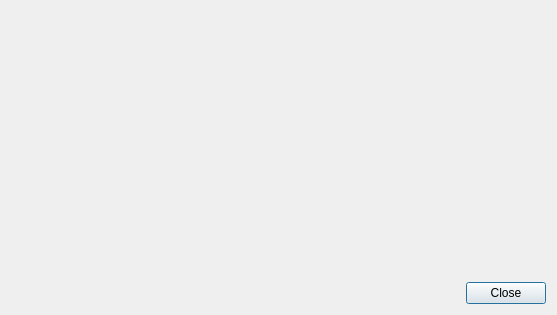
<?xml version="1.0" encoding="UTF-8"?>
<ui version="4.0">
 <class>DialogNFDScan</class>
 <widget class="QDialog" name="DialogNFDScan">
  <property name="windowModality">
   <enum>Qt::ApplicationModal</enum>
  </property>
  <property name="geometry">
   <rect>
    <x>0</x>
    <y>0</y>
    <width>557</width>
    <height>315</height>
   </rect>
  </property>
  <property name="windowTitle">
   <string>Scan</string>
  </property>
  <property name="modal">
   <bool>true</bool>
  </property>
  <layout class="QVBoxLayout" name="verticalLayout">
   <item>
    <widget class="NFDWidgetAdvanced" name="widgetResult" native="true">
     <property name="sizePolicy">
      <sizepolicy hsizetype="Preferred" vsizetype="Expanding">
       <horstretch>0</horstretch>
       <verstretch>0</verstretch>
      </sizepolicy>
     </property>
    </widget>
   </item>
   <item>
    <layout class="QHBoxLayout" name="horizontalLayout">
     <item>
      <spacer name="horizontalSpacer">
       <property name="orientation">
        <enum>Qt::Horizontal</enum>
       </property>
       <property name="sizeHint" stdset="0">
        <size>
         <width>40</width>
         <height>20</height>
        </size>
       </property>
      </spacer>
     </item>
     <item>
      <widget class="QPushButton" name="pushButtonClose">
       <property name="text">
        <string>Close</string>
       </property>
      </widget>
     </item>
    </layout>
   </item>
  </layout>
 </widget>
 <customwidgets>
  <customwidget>
   <class>NFDWidgetAdvanced</class>
   <extends>QWidget</extends>
   <header>nfdwidgetadvanced.h</header>
   <container>1</container>
  </customwidget>
 </customwidgets>
 <resources/>
 <connections/>
</ui>
